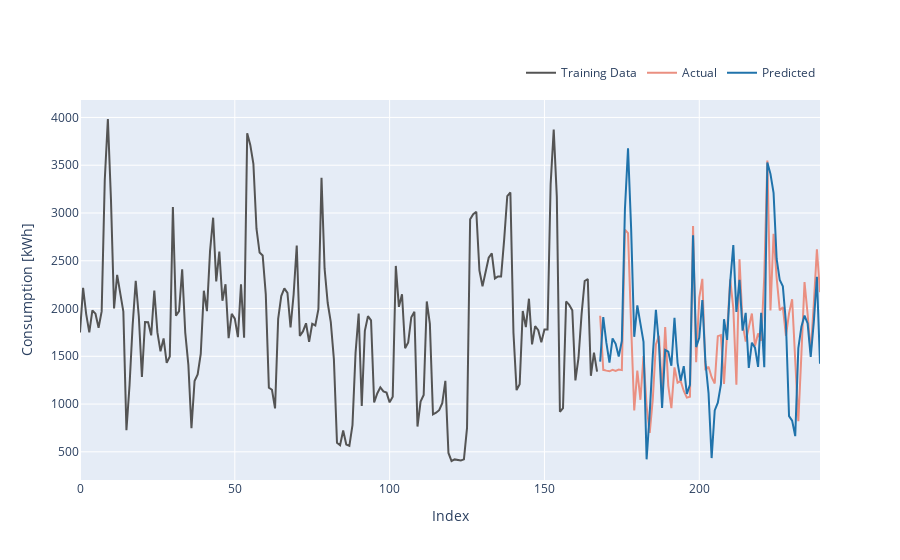

Write notebook code for a chart like this one.
### Code cell
fig = go.Figure()

# fig.add_trace(go.Scatter(x=np.arange(start=0, stop=WEEK),
#                          y=pred_test,
#                          name='Training Data [Prediction]',
#                          mode='lines',
#                          line=dict(color='rgb(84, 0, 84)')))

fig.add_trace(go.Scatter(x=np.arange(start=0, stop=WEEK),
                         y=DATA[0:WEEK],
                         name='Training Data',
                         mode='lines',
                         line=dict(color='rgb(84, 84, 84)')))

fig.add_trace(go.Scatter(x=np.arange(start=WEEK, stop=WEEK + VALIDATION_RANGE),
                         y=actual,
                         name='Actual',
                         mode='lines',
                         line=dict(color='rgb(234,143,129)')))

fig.add_trace(go.Scatter(x=np.arange(start=WEEK, stop=WEEK + VALIDATION_RANGE),
                         y=prediction,
                         name='Predicted',
                         mode='lines',
                         line=dict(color='rgb(32,115,171)')))

fig.update_layout(
    xaxis_title="Index",
    yaxis_title="Consumption [kWh]",
    legend=dict(orientation="h",
                yanchor="top",
                y=1.11,
                xanchor="right",
                x=1))

fig.show()

### Figure 1 — Plotly figure (JSON) as saved in the notebook; plotly's stock layout.template omitted (floating-point values rounded to 4 significant figures; data arrays with more than 128 entries replaced by an {"elided": "..."} marker saying what was removed)
{"data": [{"line": {"color": "rgb(84, 84, 84)"}, "mode": "lines", "name": "Training Data", "x": {"elided": "168 int values"}, "y": {"elided": "168 float values"}, "type": "scatter"}, {"line": {"color": "rgb(234,143,129)"}, "mode": "lines", "name": "Actual", "x": [168, 169, 170, 171, 172, 173, 174, 175, 176, 177, 178, 179, 180, 181, 182, 183, 184, 185, 186, 187, 188, 189, 190, 191, 192, 193, 194, 195, 196, 197, 198, 199, 200, 201, 202, 203, 204, 205, 206, 207, 208, 209, 210, 211, 212, 213, 214, 215, 216, 217, 218, 219, 220, 221, 222, 223, 224, 225, 226, 227, 228, 229, 230, 231, 232, 233, 234, 235, 236, 237, 238, 239], "y": [1924.0, 1358.0, 1350.0, 1343.0, 1359.0, 1347.0, 1361.0, 1355.0, 2824.0, 2790.0, 1820.0, 932.5, 1351.0, 1045.0, 1502.0, 978.6, 697.8, 1052.0, 1625.0, 1715.0, 1110.0, 1807.0, 1190.0, 957.8, 1384.0, 1224.0, 1241.0, 1137.0, 1067.0, 1076.0, 2862.0, 1438.0, 2113.0, 2311.0, 1355.0, 1391.0, 1281.0, 1216.0, 1711.0, 1722.0, 1211.0, 1722.0, 2306.0, 2005.0, 1202.0, 2515.0, 1843.0, 1653.0, 1811.0, 1948.0, 1608.0, 1739.0, 1662.0, 2334.0, 3550.0, 1979.0, 2781.0, 2321.0, 1980.0, 2015.0, 1714.0, 1949.0, 2096.0, 1468.0, 819.6, 1526.0, 2276.0, 1943.0, 1540.0, 2050.0, 2621.0, 2170.0], "type": "scatter"}, {"line": {"color": "rgb(32,115,171)"}, "mode": "lines", "name": "Predicted", "x": [168, 169, 170, 171, 172, 173, 174, 175, 176, 177, 178, 179, 180, 181, 182, 183, 184, 185, 186, 187, 188, 189, 190, 191, 192, 193, 194, 195, 196, 197, 198, 199, 200, 201, 202, 203, 204, 205, 206, 207, 208, 209, 210, 211, 212, 213, 214, 215, 216, 217, 218, 219, 220, 221, 222, 223, 224, 225, 226, 227, 228, 229, 230, 231, 232, 233, 234, 235, 236, 237, 238, 239], "y": [1445.0, 1910.0, 1642.0, 1434.0, 1687.0, 1631.0, 1498.0, 1662.0, 3042.0, 3676.0, 2837.0, 1704.0, 2032.0, 1846.0, 1650.0, 421.7, 899.6, 1510.0, 1986.0, 1622.0, 960.2, 1567.0, 1549.0, 1401.0, 1903.0, 1431.0, 1245.0, 1397.0, 1106.0, 1201.0, 2766.0, 1597.0, 1693.0, 2089.0, 1441.0, 1114.0, 434.6, 933.8, 1014.0, 1205.0, 1888.0, 1672.0, 2281.0, 2663.0, 1964.0, 2301.0, 1769.0, 1954.0, 1378.0, 1642.0, 1590.0, 1388.0, 1955.0, 1386.0, 3529.0, 3410.0, 3212.0, 2518.0, 2298.0, 2232.0, 1851.0, 874.3, 827.0, 663.7, 1585.0, 1811.0, 1926.0, 1845.0, 1494.0, 1860.0, 2331.0, 1422.0], "type": "scatter"}], "layout": {"legend": {"orientation": "h", "yanchor": "top", "y": 1.11, "xanchor": "right", "x": 1}, "xaxis": {"title": {"text": "Index"}}, "yaxis": {"title": {"text": "Consumption [kWh]"}}}}
